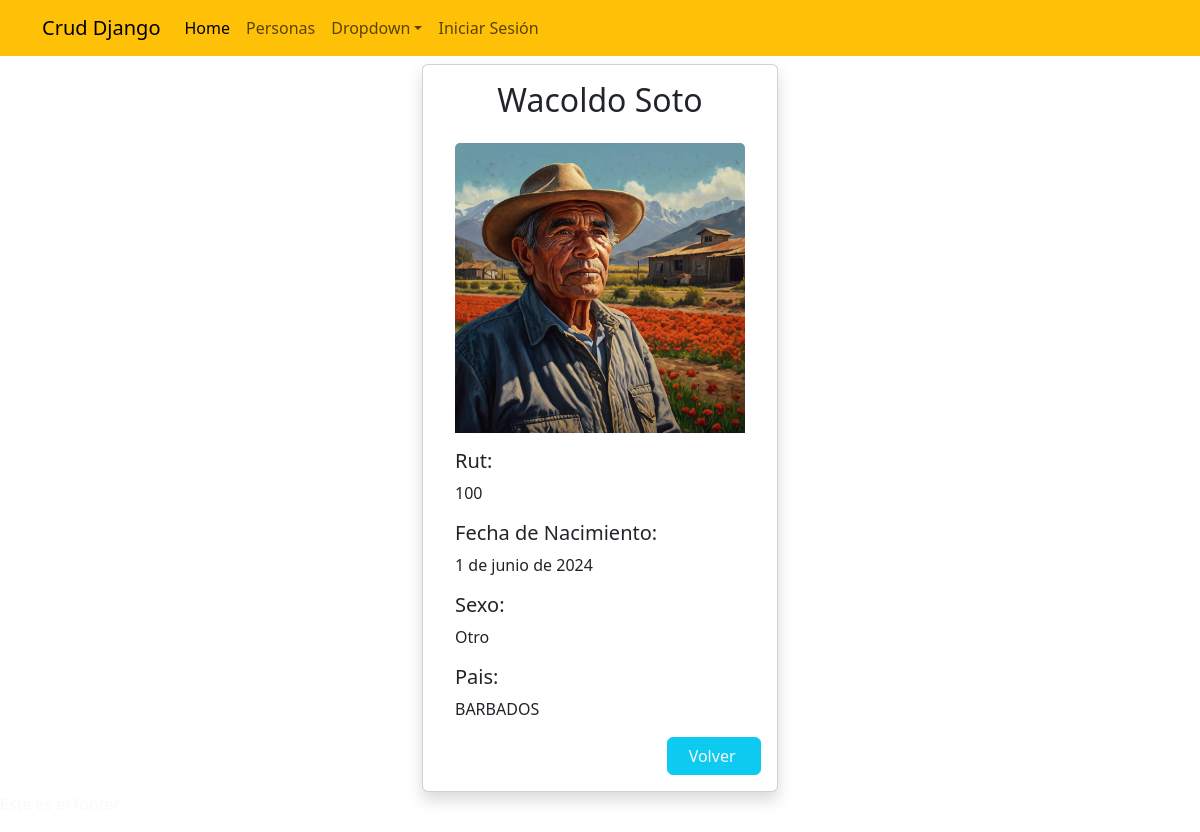
Page /detallepersona/100 on the earlier database version.
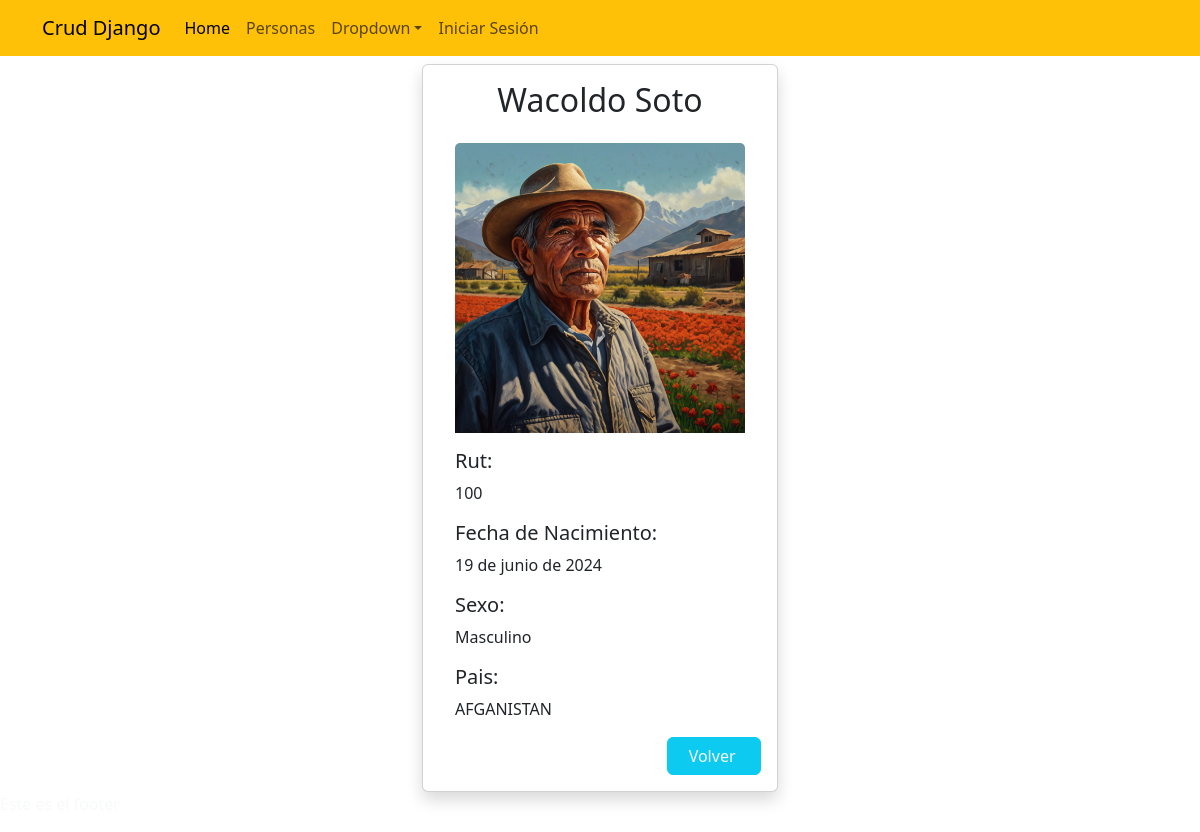
Same page on the later database version.
### app_orm/models.py (models this page shows, shortened)
class Persona(models.Model):
    rut=models.CharField(max_length=10, primary_key=True, null=False)
    nombre=models.CharField(max_length=50, null=False)
    apellido=models.CharField(max_length=50, null=False)
    foto=models.ImageField("Imagen",upload_to='personas',null=True)
    f_nacto=models.DateField("Fecha de Nacimiento")
    sexo=models.CharField(max_length=10, default='Otro', choices=TIPO_SEXO)
    pais=models.CharField(max_length=50, choices=LISTA_PAISES, default='CL')

### app_orm/views.py (the view)
# urls.py: path('detallepersona/<id>',detallepersona,name='detallepersona'),
def detallepersona(request,id):
    persona=get_object_or_404(Persona,rut=id)
    datos={
        "persona":persona
    }
    return render(request,'app_orm/detallepersona.html', datos)

### app_orm/templates/app_orm/detallepersona.html (shortened to what this page needs)
{% extends "app_orm/base.html" %}
{% load static %}
{% block contenido %}
<div class="container">
    <div class="row">
        <div class="col-lg-4"></div>
        <div class="col-lg-4">
            <div class="card mt-2 shadow rounded">
                <div class="card-body">
                    <h2 class="card-title text-center">{{persona.nombre}} {{persona.apellido}}</h2>
                    <div class="p-3">
                        <img src="{{persona.foto.url}}" class="card-img-top" alt="imagen" width="50">
                    </div>
                    <div class="px-3">
                        <h5>Rut: </h5>
                        <p>{{persona.rut}}</p>
                        <h5>Fecha de Nacimiento: </h5>
                        <p>{{persona.f_nacto}}</p>
                        <h5>Sexo: </h5>
                        <p>{{persona.sexo}}</p>
                        <h5>Pais: </h5>
                        <p>{{persona.pais}}</p>
                    </div>
                    <div class="d-flex justify-content-end">
                        <a href="{% url "personas" %}" role="button" class="btn btn-info text-light text-center">&nbsp;&nbsp;Volver&nbsp; &nbsp;</a>
                    </div>
                </div>
            </div>
        </div>
        <div class="col-lg-4"></div>
    </div>
</div>
{% endblock contenido %}

Differences in the rows shown:
changed Persona "Wacoldo": f_nacto "1 de junio de 2024" → "19 de junio de 2024"; sexo "Otro" → "Masculino"; pais "BARBADOS" → "AFGANISTAN"
